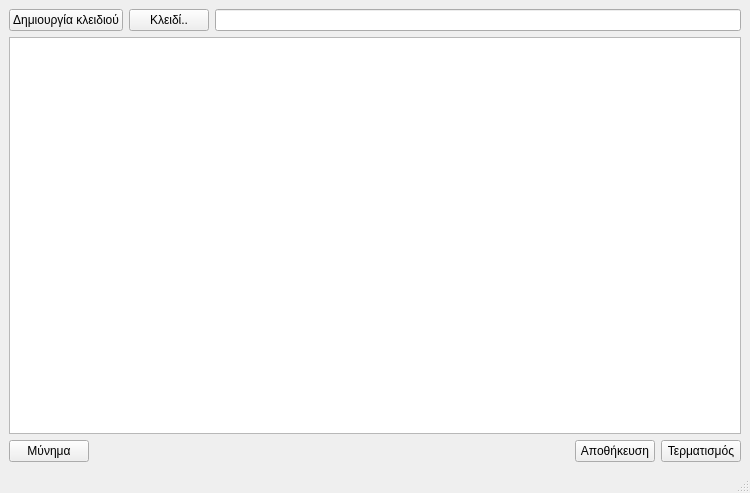
<?xml version="1.0" encoding="UTF-8"?>
<ui version="4.0">
 <class>notatnik</class>
 <widget class="QMainWindow" name="notatnik">
  <property name="geometry">
   <rect>
    <x>0</x>
    <y>0</y>
    <width>750</width>
    <height>493</height>
   </rect>
  </property>
  <property name="windowTitle">
   <string>pyKrypto</string>
  </property>
  <property name="windowIcon">
   <iconset resource="resources.qrc">
    <normaloff>:/key</normaloff>:/key</iconset>
  </property>
  <property name="statusTip">
   <string extracomment="Δοκιμαστικό"/>
  </property>
  <widget class="QWidget" name="centralwidget">
   <layout class="QVBoxLayout" name="verticalLayout">
    <item>
     <layout class="QHBoxLayout" name="horizontalLayout">
      <item>
       <widget class="QPushButton" name="button_makeKey">
        <property name="text">
         <string>Δημιουργία κλειδιού</string>
        </property>
        <property name="icon">
         <iconset resource="resources.qrc">
          <normaloff>:/key</normaloff>:/key</iconset>
        </property>
       </widget>
      </item>
      <item>
       <widget class="QPushButton" name="button_openkey">
        <property name="text">
         <string>Κλειδί..</string>
        </property>
        <property name="icon">
         <iconset resource="resources.qrc">
          <normaloff>:/filenew.png</normaloff>:/filenew.png</iconset>
        </property>
       </widget>
      </item>
      <item>
       <widget class="QLineEdit" name="txtKeyFile">
        <property name="readOnly">
         <bool>true</bool>
        </property>
       </widget>
      </item>
     </layout>
    </item>
    <item>
     <widget class="QTextEdit" name="txtEdit">
      <property name="font">
       <font>
        <family>Courier New</family>
        <pointsize>12</pointsize>
        <weight>50</weight>
        <bold>false</bold>
       </font>
      </property>
      <property name="textInteractionFlags">
       <set>Qt::TextEditorInteraction</set>
      </property>
     </widget>
    </item>
    <item>
     <layout class="QHBoxLayout" name="horizontalLayout_2">
      <item>
       <widget class="QPushButton" name="button_open">
        <property name="text">
         <string>Μύνημα</string>
        </property>
        <property name="icon">
         <iconset resource="resources.qrc">
          <normaloff>:/filenew.png</normaloff>:/filenew.png</iconset>
        </property>
       </widget>
      </item>
      <item>
       <spacer name="horizontalSpacer">
        <property name="orientation">
         <enum>Qt::Horizontal</enum>
        </property>
        <property name="sizeHint" stdset="0">
         <size>
          <width>40</width>
          <height>20</height>
         </size>
        </property>
       </spacer>
      </item>
      <item>
       <widget class="QPushButton" name="button_save">
        <property name="text">
         <string>Αποθήκευση</string>
        </property>
        <property name="icon">
         <iconset resource="resources.qrc">
          <normaloff>:/filesaveas.png</normaloff>:/filesaveas.png</iconset>
        </property>
       </widget>
      </item>
      <item>
       <widget class="QPushButton" name="pushButton_2">
        <property name="text">
         <string>Τερματισμός</string>
        </property>
        <property name="icon">
         <iconset resource="resources.qrc">
          <normaloff>:/filequit.png</normaloff>:/filequit.png</iconset>
        </property>
       </widget>
      </item>
     </layout>
    </item>
   </layout>
  </widget>
  <widget class="QMenuBar" name="menubar">
   <property name="geometry">
    <rect>
     <x>0</x>
     <y>0</y>
     <width>750</width>
     <height>23</height>
    </rect>
   </property>
  </widget>
  <widget class="QStatusBar" name="statusbar"/>
 </widget>
 <resources>
  <include location="resources.qrc"/>
 </resources>
 <connections>
  <connection>
   <sender>pushButton_2</sender>
   <signal>clicked()</signal>
   <receiver>notatnik</receiver>
   <slot>close()</slot>
   <hints>
    <hint type="sourcelabel">
     <x>322</x>
     <y>49</y>
    </hint>
    <hint type="destinationlabel">
     <x>334</x>
     <y>29</y>
    </hint>
   </hints>
  </connection>
 </connections>
</ui>
